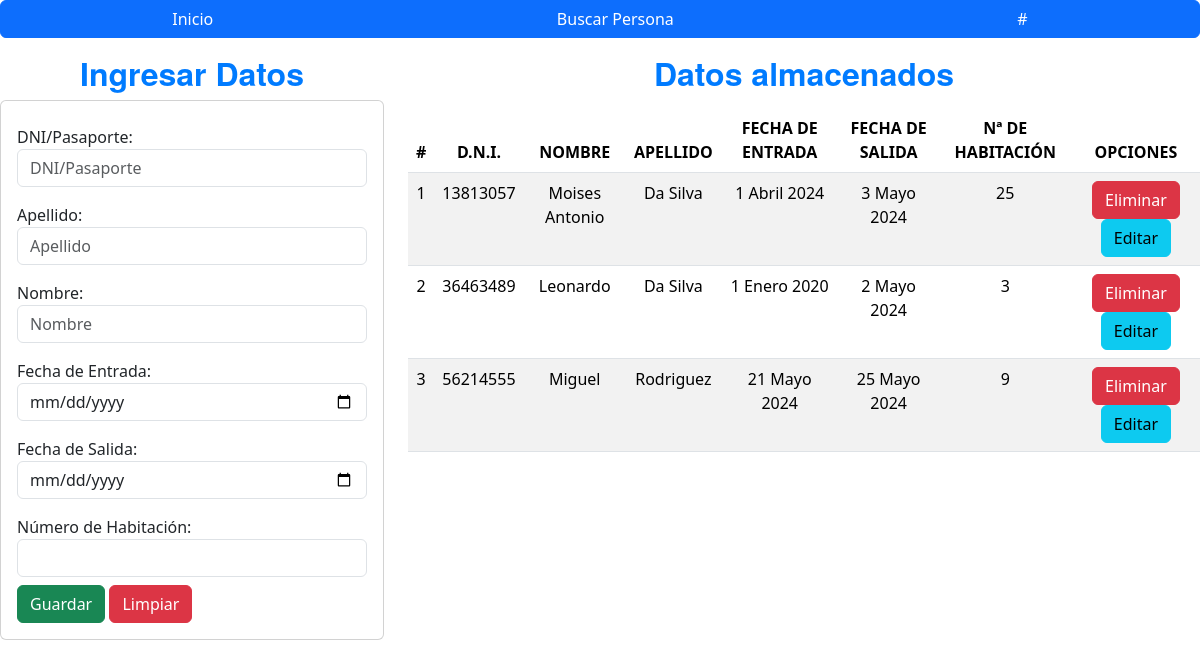
The app's page /, older data.
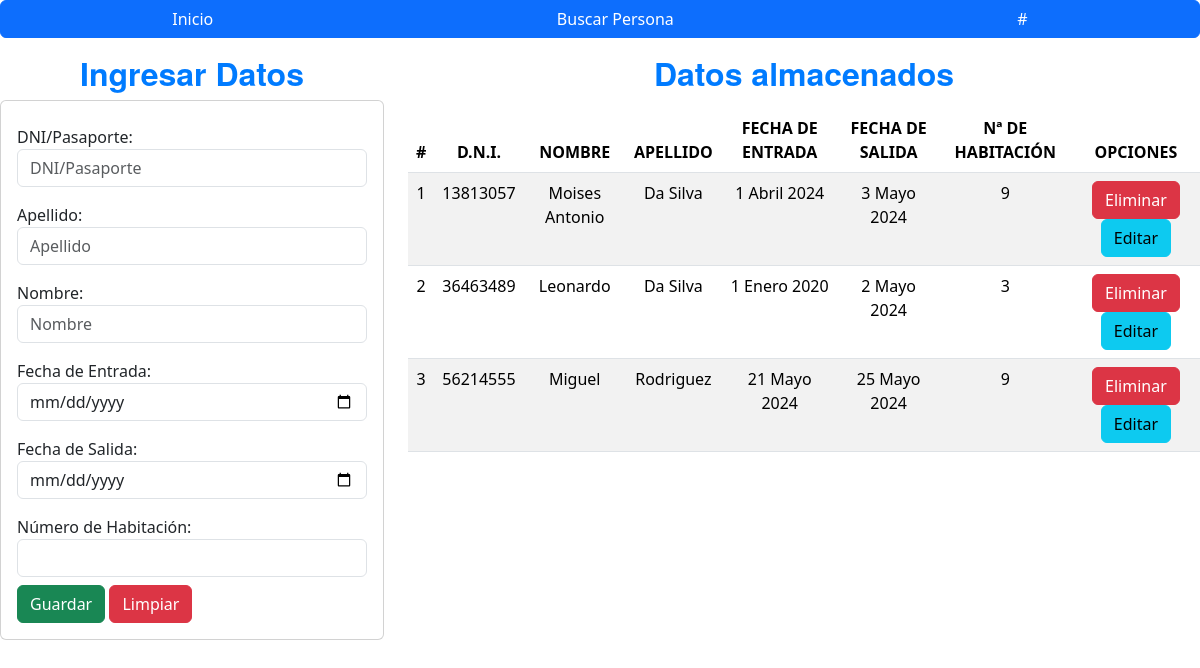
The same page, newer data.
### registrosABM/models.py (models this page shows, shortened)
class Persona(models.Model):
    nombre = models.CharField(max_length=50)
    apellido = models.CharField(max_length=8)
    dni_pasaporte = models.CharField(max_length=20)
    fecha_entrada = models.DateField(null=True, blank=True)
    fecha_salida = models.DateField(null=True, blank=True)
    numero_habitacion = models.PositiveIntegerField(null=True, blank=True)

### registrosABM/views.py (the view)
# urls.py: 2. Add a URL to urlpatterns:  path('', views.home, name='home')
def home(request):
    registrosListados = Persona.objects.all()
    return render(request, "registrosListados.html", {"registros": registrosListados})

### registrosABM/templates/registrosListados.html (shortened to what the changed rows need)
{% extends "./base.html" %}
{% block body %}
<div class="row">
    <div class="col-sm-12 col-md-6 col-lg-4 col-xl-4">
        <h2 style="text-align: center; font-family: 'Helvetica Neue', sans-serif; font-weight: bold; color: #007bff;">Ingresar Datos</h2>
    </div>
    <div class="col-sm-12 col-md-6 col-lg-8 col-xl-8">
        <h2 style="text-align: center; font-family: 'Helvetica Neue', sans-serif; font-weight: bold; color: #007bff;">Datos almacenados</h2>
        <div class="class table-responsive py-2">
            <table class="table table-striped">
                <thead>
                    <tr>
                        <th style="text-align: center;">#</th>
                        <th style="text-align: center;">D.N.I.</th>
                        <th style="text-align: center;">NOMBRE</th>
                        <th style="text-align: center;">APELLIDO</th>
                        <th style="text-align: center;">FECHA DE ENTRADA</th>
                        <th id="fecha_salida" style="text-align: center;">FECHA DE SALIDA</th>
                        <th style="text-align: center;">Nª DE HABITACIÓN</th>
                        <th colspan="2" style="text-align: center;">OPCIONES</th>
                    </tr>
                </thead>
                <tbody>
                    {% for registro in registros %}
                    <tr>
                        <td style="text-align: center;">{{forloop.counter}}</td>
                        <td style="text-align: center;">{{registro.dni_pasaporte}}</td>
                        <td style="text-align: center;">{{registro.nombre}}</td>
                        <td style="text-align: center;">{{registro.apellido}}</td>
                        <td style="text-align: center;">{{registro.fecha_entrada}}</td>
                        <td style="text-align: center;">{{registro.fecha_salida}}</td>
                        <td style="text-align: center;">{{registro.numero_habitacion}}</td>
                        <td style="text-align: center;">
                            <a href="javascript:void(0);" onclick="confirmDelete('{{registro.dni_pasaporte}}')" class="btn btn-danger">Eliminar</a>
                            <a href="edicionPersona/{{registro.dni_pasaporte}}" class="btn btn-info">Editar</a>
                        </td>
                    </tr>
                    {% endfor %}
                </tbody>
            </table>
        </div>
    </div>
</div>
{% endblock body %}

Row changes from the older to the newer data that the page shows:
changed Persona "Moises Antonio": numero_habitacion "25" → "9"
